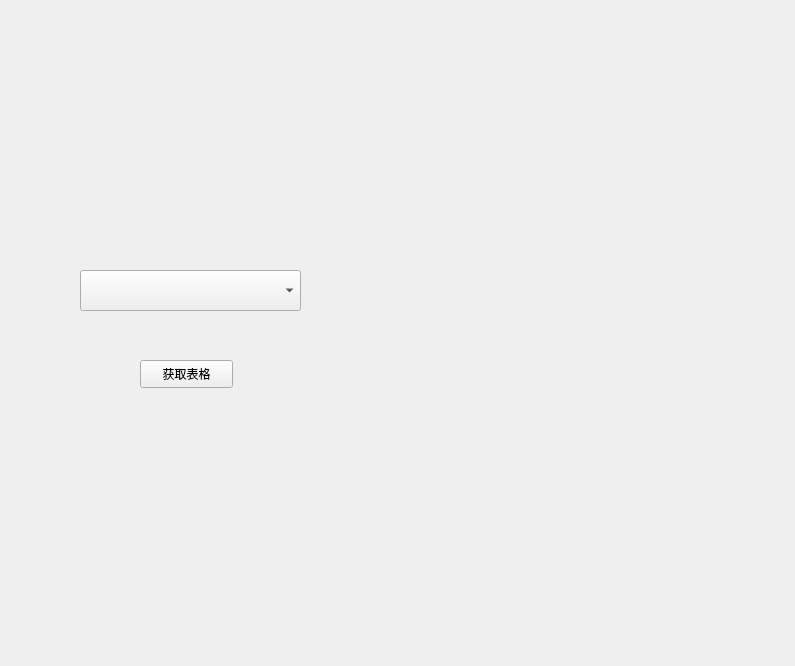
<?xml version="1.0" encoding="UTF-8"?>
<ui version="4.0">
 <class>form_closewin</class>
 <widget class="QWidget" name="form_closewin">
  <property name="geometry">
   <rect>
    <x>0</x>
    <y>0</y>
    <width>795</width>
    <height>666</height>
   </rect>
  </property>
  <property name="windowTitle">
   <string>Form</string>
  </property>
  <widget class="QPushButton" name="btn_acquiretable">
   <property name="geometry">
    <rect>
     <x>140</x>
     <y>360</y>
     <width>93</width>
     <height>28</height>
    </rect>
   </property>
   <property name="text">
    <string>获取表格</string>
   </property>
  </widget>
  <widget class="QComboBox" name="comboBox">
   <property name="geometry">
    <rect>
     <x>80</x>
     <y>270</y>
     <width>221</width>
     <height>41</height>
    </rect>
   </property>
  </widget>
 </widget>
 <resources/>
 <connections/>
</ui>
